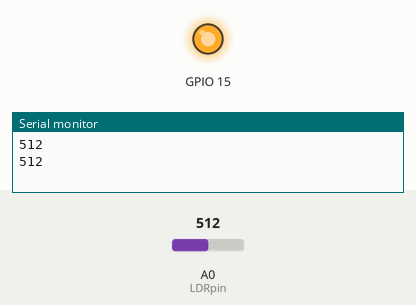
This sketch was run on a simulated ESP8266 (NodeMCU). Parts: output pins drawn as LEDs (lit = HIGH), the last lines printed to the serial monitor. The test bench sets the inputs (shaded band); at power-on: A0 (LDRpin) = 512. WiFi joins after 1.5 s; servers stay silent unless stated.

Above: at 2.1 s.
2.2 s: A0 (LDRpin) set to 110
4.0 s: A0 (LDRpin) set to 94
At 5.8 s:
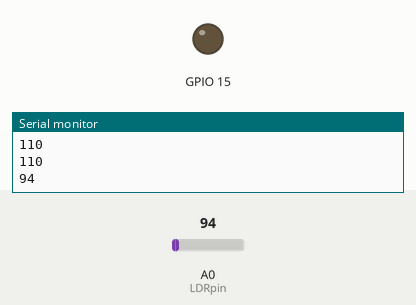
6.7 s: A0 (LDRpin) set to 122
At 9.0 s:
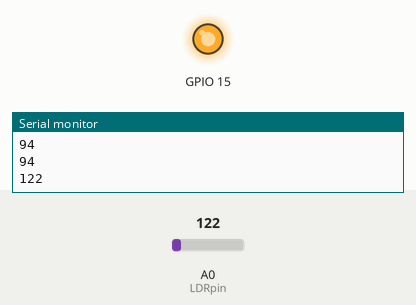
9.3 s: A0 (LDRpin) set to 90
At 11.0 s:
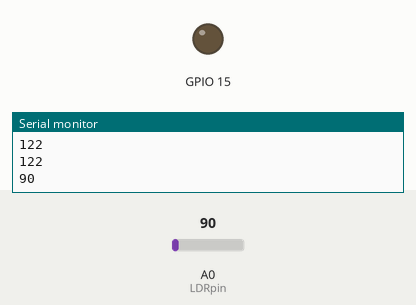
Timing chart, 0 to 12.5 s (numbered marks = the images above; inputs shaded):
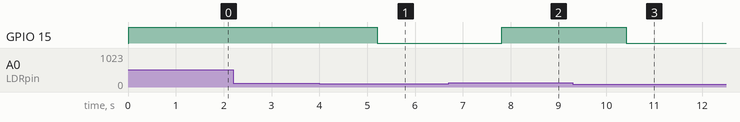

Measured:
- the behaviour switches between 100 and 99 on A0 (LDRpin) (found by bisection; images 0 and 1)
- after the input at 4.0 s, GPIO 15: HIGH → LOW after 1.2 s
- after the input at 6.7 s, GPIO 15: LOW → HIGH after 1.1 s
- after the input at 9.3 s, GPIO 15: HIGH → LOW after 1.1 s

The sketch:

sketch_nodemcu-thingspeak.ino
```cpp
#include <ESP8266WiFi.h>;
#include <WiFiClient.h>;
#include <ThingSpeak.h>;

const char* ssid = "Gokil"; //Your Network SSID
const char* password = "latief2018"; //Your Network Password

int val;
int LDRpin = A0; //LDR Pin Connected at A0 Pin

WiFiClient client;
unsigned long myChannelNumber = 724253; //Your Channel Number (Without Brackets)
const char * myWriteAPIKey = "VK4ISS4III1KA6ZM"; //Your Write API Key

void setup() {

  Serial.begin(230400);
  delay(10);
  pinMode(15, OUTPUT);

  // Connect to WiFi network
  WiFi.begin(ssid, password);
  ThingSpeak.begin(client);
}

void loop(){
  val = analogRead(LDRpin); //Read Analog values and Store in val variable
  Serial.println(val); //Print on Serial Monitor
  if (val < 100 ) {
    digitalWrite(15, LOW);
  } else {
    digitalWrite(15, HIGH);
  }

  delay(1000);
  ThingSpeak.writeField(myChannelNumber, 2, val, myWriteAPIKey); //Update in ThingSpeak
}
```
